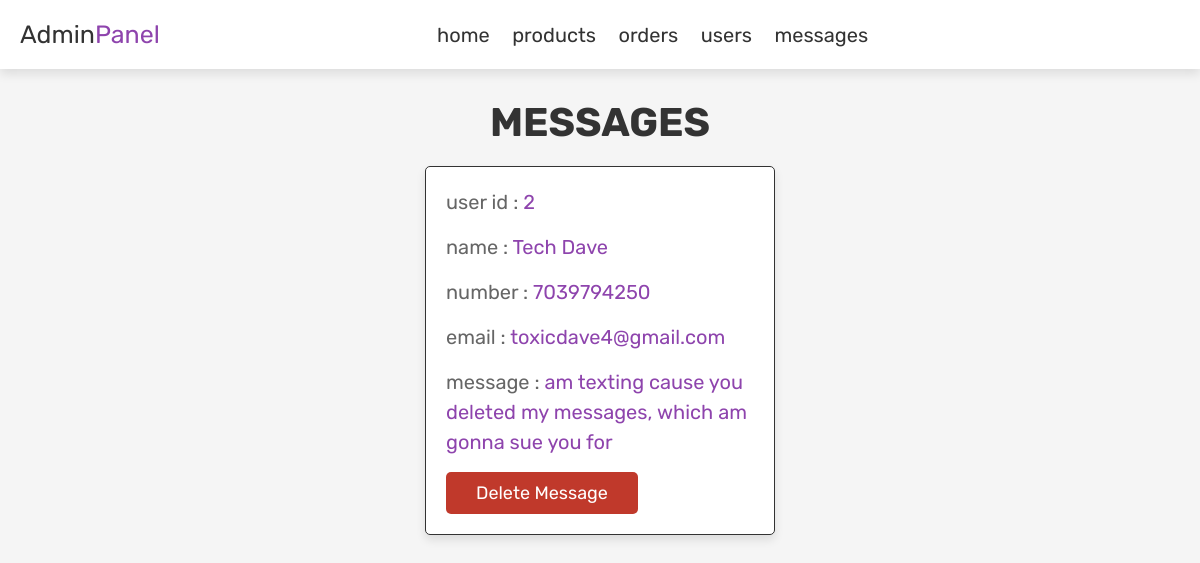
Page /admin_contact/ on the earlier database version.
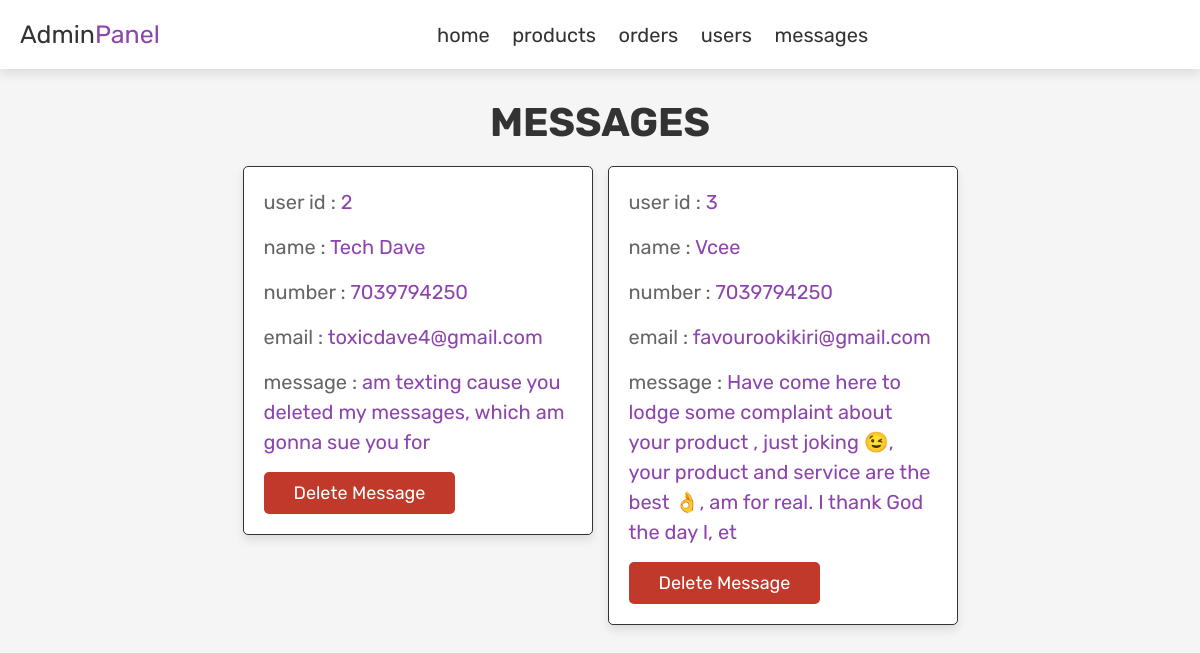
Same page on the later database version.
### homepage/models.py (models this page shows, shortened)
class Message(models.Model):
    name = models.CharField(max_length=100)
    email = models.EmailField()
    number = models.IntegerField()
    message = models.TextField(max_length=1000)

### adminpanel/views.py (the view)
# urls.py: path('admin_contact/', views.admin_contact, name = 'admin contact'),
def admin_contact(request):
    select_message = Message.objects.all()
    select_message_count = select_message.count()
    context = {
        'select_message_count' : select_message_count,
        'select_message' : select_message,
    }
    return render(request, 'adminpanel/admin_contacts.html', context)

### homepage/templates/adminpanel/admin_contacts.html (shortened to what this page needs)
{% load static %}
<!DOCTYPE html>
<html lang="en">
<head>
   <link href="{% static 'fontawesomefree/css/all.min.css' %}" rel="stylesheet" type="text/css">
   <link rel="stylesheet" href="{% static 'css/admin_style.css' %}">
</head>
<body>
{% include "adminpanel/admin_header.html" %}
<section class="messages">
   <h1 class="title"> messages </h1>
   <div class="box-container">
   {% if select_message_count > 0 %}
      {% for text in select_message  %}
         <div class="box">
            <p> user id : <span>{{text.id}}</span> </p>
            <p> name : <span> {{text.name}} </span> </p>
            <p> number : <span> {{text.number}} </span> </p>
            <p> email : <span>{{text.email}}</span></p>
            <p> message : <span>{{text.message}}</span> </p>
            <a href="{% url "deletecontact" text.id %}" onclick="return confirm('delete this message?');" class="delete-btn">delete message</a>
         </div>
      {% endfor %}
   {% else %}
      <p class="empty">you have no messages!</p>
   {% endif %}
   </div>
</section>
</body>
</html>

Differences in the rows shown:
added Message: id "3", name "Vcee", number "7039794250", email "favourookikiri@gmail.com", message "Have come here to lodge some complaint about your product , just joking 😉, your product and service are the best 👌, am for real. I thank God the day I, et"
